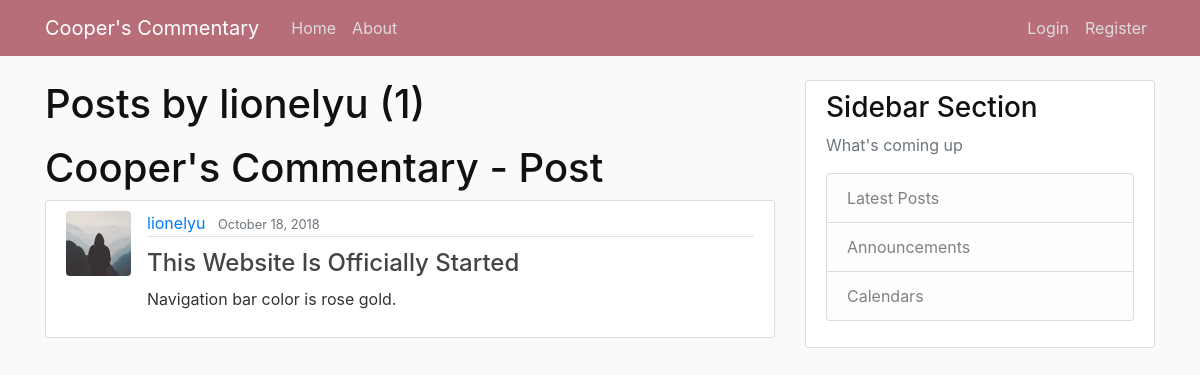
Page /user/lionelyu on the committed database.
### blog/models.py (models this page shows, shortened)
class Post(models.Model):
    title = models.CharField(max_length=100)
    content = models.TextField()
    date_posted = models.DateTimeField(default=timezone.now)
    author = models.ForeignKey(User, on_delete=models.CASCADE)

### users/models.py (models this page shows, shortened)
class Profile(models.Model):
    user = models.OneToOneField(User, on_delete=models.CASCADE) #cascade means if user is deleted, profile needs to be deleted. but vice versa is not the same.
    image = models.ImageField(default='default.jpg', upload_to='profile_pics') #this requires Pillow

### blog/views.py (the view)
# urls.py: path('user/<str:username>',UserPostListView.as_view(), name='user-posts'),
class UserPostListView(ListView):
    model = Post
    template_name = 'blog/user_posts.html'
    context_object_name = "posts"
    paginate_by = 5
    def get_queryset(self):
        user = get_object_or_404(User, username=self.kwargs.get('username'))
        return Post.objects.filter(author=user).order_by('-date_posted')

### blog/templates/blog/user_posts.html (shortened to what this page needs)
{% extends "blog/base.html"%}
{% block content %}
  <h1 class="mb-3">Posts by {{ view.kwargs.username }} ({{ page_obj.paginator.count }})</h1>
    <h1>Cooper's Commentary - Post</h1>
    {% for post in posts%}
    <article class="media content-section">
      <img class="rounded circle article-img" src="{{ post.author.profile.image.url }}" alt="">
       <div class="media-body">
         <div class="article-metadata">
           <a class="mr-2" href="{% url 'user-posts' post.author.username %}">{{ post.author }}</a>
           <small class="text-muted">{{ post.date_posted|date:"F d, Y" }}</small>
         </div>
         <h2><a class="article-title" href="{% url 'post-detail' post.id %}">{{ post.title }}</a></h2>
         <p class="article-content">{{ post.content }}</p>
       </div>
     </article>
    {% endfor %}
{% endblock content %}

### blog/static/blog/main2.css (style rules this page uses)
body { background: #fafafa; color: #333333; margin-top: 5rem; }
h1, h2, h3, h4, h5, h6 { color: #111111; }
.content-section { background: #ffffff; padding: 10px 20px; border: 1px solid #dddddd; border-radius: 3px; margin-bottom: 20px; }
.article-title { color: #444444; font-size: 1.5rem; }
.article-content { white-space: pre-line; }
.article-img { height: 65px; width: 65px; margin-right: 16px; }
.article-metadata { padding-bottom: 1px; margin-bottom: 4px; border-bottom: 1px solid #e3e3e3 }

### rows in the picture
Post: author.profile.image (placeholder picture), author "lionelyu", date_posted "October 18, 2018", title "This Website Is Officially Started", content "Navigation bar color is rose gold."

### other values in the picture
{{ view.kwargs.username }} "lionelyu"
{{ page_obj.paginator.count }} "1"
